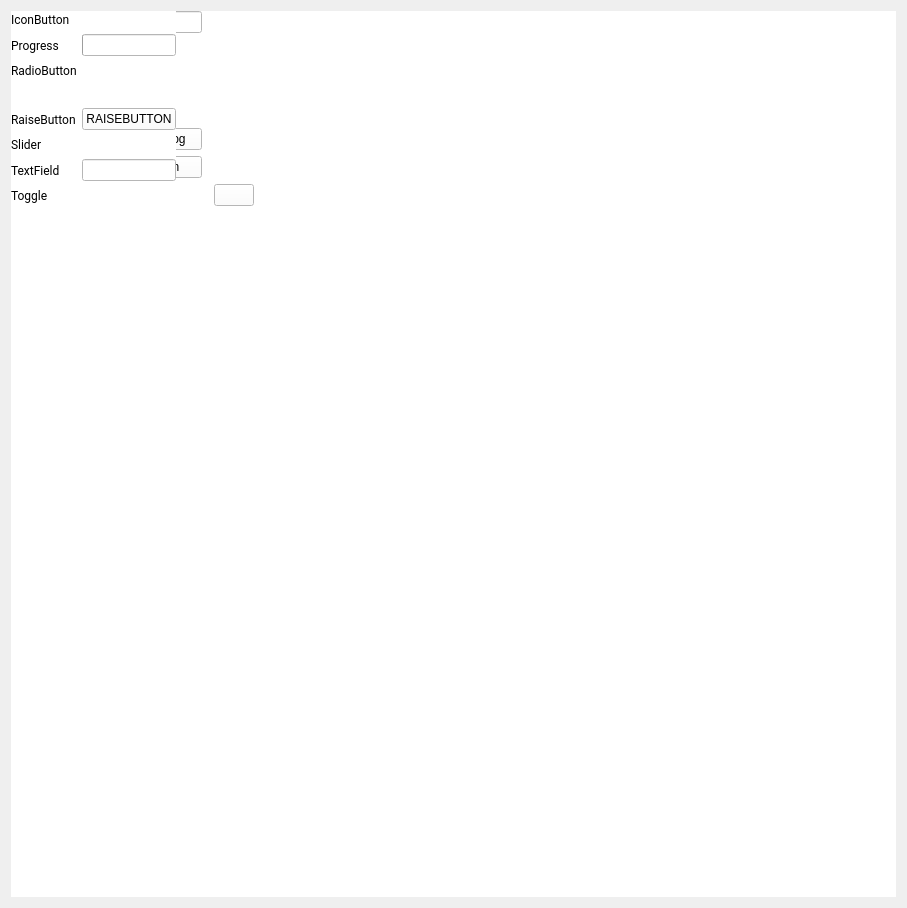
<?xml version="1.0" encoding="UTF-8"?>
<ui version="4.0">
 <class>PluginDemoForm</class>
 <widget class="QWidget" name="PluginDemoForm">
  <property name="geometry">
   <rect>
    <x>0</x>
    <y>0</y>
    <width>907</width>
    <height>908</height>
   </rect>
  </property>
  <property name="windowTitle">
   <string>Form</string>
  </property>
  <layout class="QVBoxLayout" name="verticalLayout">
   <item>
    <widget class="MaterialTabLayout" name="tabLayout" native="true">
     <property name="styleSheet">
      <string notr="true">background-color: rgb(255, 255, 255);</string>
     </property>
     <property name="haloVisible" stdset="0">
      <bool>false</bool>
     </property>
     <widget class="QWidget" name="page">
      <property name="geometry">
       <rect>
        <x>0</x>
        <y>0</y>
        <width>243</width>
        <height>195</height>
       </rect>
      </property>
      <layout class="QGridLayout" name="gridLayout">
       <item row="0" column="0">
        <widget class="QLabel" name="label">
         <property name="sizePolicy">
          <sizepolicy hsizetype="Maximum" vsizetype="Preferred">
           <horstretch>0</horstretch>
           <verstretch>0</verstretch>
          </sizepolicy>
         </property>
         <property name="font">
          <font>
           <family>Roboto</family>
          </font>
         </property>
         <property name="text">
          <string>AutoComplete</string>
         </property>
        </widget>
       </item>
       <item row="0" column="1">
        <widget class="MaterialAutoComplete" name="autocomplete">
         <property name="maximumSize">
          <size>
           <width>200</width>
           <height>16777215</height>
          </size>
         </property>
         <property name="dataSource" stdset="0">
          <stringlist>
           <string>HELLO</string>
           <string>WORLD</string>
           <string>MATERIAL</string>
          </stringlist>
         </property>
        </widget>
       </item>
       <item row="1" column="0">
        <widget class="QLabel" name="label_2">
         <property name="sizePolicy">
          <sizepolicy hsizetype="Maximum" vsizetype="Preferred">
           <horstretch>0</horstretch>
           <verstretch>0</verstretch>
          </sizepolicy>
         </property>
         <property name="font">
          <font>
           <family>Roboto</family>
          </font>
         </property>
         <property name="text">
          <string>Avatar &amp; Badge</string>
         </property>
        </widget>
       </item>
       <item row="1" column="1">
        <widget class="MaterialAvatar" name="avatar" native="true">
         <property name="maximumSize">
          <size>
           <width>60</width>
           <height>60</height>
          </size>
         </property>
         <property name="letter" stdset="0">
          <char>
           <unicode>79</unicode>
          </char>
         </property>
         <property name="icon" stdset="0">
          <iconset>
           <normaloff>:/icons/icons/communication/svg/production/ic_call_24px.svg</normaloff>:/icons/icons/communication/svg/production/ic_call_24px.svg</iconset>
         </property>
         <widget class="MaterialBadge" name="badge" native="true">
          <property name="geometry">
           <rect>
            <x>0</x>
            <y>0</y>
            <width>60</width>
            <height>60</height>
           </rect>
          </property>
          <property name="relativePosition" stdset="0">
           <pointf>
            <x>15.000000000000000</x>
            <y>15.000000000000000</y>
           </pointf>
          </property>
         </widget>
        </widget>
       </item>
       <item row="1" column="2">
        <widget class="MaterialAvatar" name="avatar_2" native="true">
         <property name="maximumSize">
          <size>
           <width>60</width>
           <height>60</height>
          </size>
         </property>
         <property name="letter" stdset="0">
          <char>
           <unicode>79</unicode>
          </char>
         </property>
         <property name="icon" stdset="0">
          <iconset>
           <normaloff>:/icons/icons/communication/svg/production/ic_call_24px.svg</normaloff>:/icons/icons/communication/svg/production/ic_call_24px.svg</iconset>
         </property>
         <widget class="MaterialBadge" name="badge_2" native="true">
          <property name="geometry">
           <rect>
            <x>0</x>
            <y>0</y>
            <width>60</width>
            <height>60</height>
           </rect>
          </property>
          <property name="relativePosition" stdset="0">
           <pointf>
            <x>15.000000000000000</x>
            <y>15.000000000000000</y>
           </pointf>
          </property>
          <property name="icon" stdset="0">
           <iconset>
            <normaloff>:/icons/icons/toggle/svg/production/ic_star_24px.svg</normaloff>:/icons/icons/toggle/svg/production/ic_star_24px.svg</iconset>
          </property>
         </widget>
        </widget>
       </item>
       <item row="2" column="0">
        <widget class="QLabel" name="label_3">
         <property name="sizePolicy">
          <sizepolicy hsizetype="Maximum" vsizetype="Preferred">
           <horstretch>0</horstretch>
           <verstretch>0</verstretch>
          </sizepolicy>
         </property>
         <property name="font">
          <font>
           <family>Roboto</family>
          </font>
         </property>
         <property name="text">
          <string>CheckBox</string>
         </property>
        </widget>
       </item>
       <item row="2" column="1">
        <widget class="MaterialCheckBox" name="checkbox" native="true">
         <property name="maximumSize">
          <size>
           <width>200</width>
           <height>16777215</height>
          </size>
         </property>
         <property name="text" stdset="0">
          <string>CheckBox</string>
         </property>
        </widget>
       </item>
       <item row="3" column="0">
        <widget class="QLabel" name="label_4">
         <property name="sizePolicy">
          <sizepolicy hsizetype="Maximum" vsizetype="Preferred">
           <horstretch>0</horstretch>
           <verstretch>0</verstretch>
          </sizepolicy>
         </property>
         <property name="font">
          <font>
           <family>Roboto</family>
          </font>
         </property>
         <property name="text">
          <string>CirculaProgress</string>
         </property>
        </widget>
       </item>
       <item row="3" column="1">
        <widget class="MaterialCircularProgress" name="circularprogress">
         <property name="maximumSize">
          <size>
           <width>60</width>
           <height>60</height>
          </size>
         </property>
        </widget>
       </item>
       <item row="4" column="0">
        <widget class="QLabel" name="label_14">
         <property name="sizePolicy">
          <sizepolicy hsizetype="Maximum" vsizetype="Preferred">
           <horstretch>0</horstretch>
           <verstretch>0</verstretch>
          </sizepolicy>
         </property>
         <property name="font">
          <font>
           <family>Roboto</family>
          </font>
         </property>
         <property name="text">
          <string>Dialog</string>
         </property>
        </widget>
       </item>
       <item row="4" column="1">
        <widget class="MaterialFlatButton" name="flatbutton_3">
         <property name="maximumSize">
          <size>
           <width>150</width>
           <height>16777215</height>
          </size>
         </property>
         <property name="text">
          <string>Show Dialog</string>
         </property>
         <property name="icon">
          <iconset>
           <normaloff>:/icons/icons/communication/svg/production/ic_chat_bubble_24px.svg</normaloff>:/icons/icons/communication/svg/production/ic_chat_bubble_24px.svg</iconset>
         </property>
         <property name="iconSize">
          <size>
           <width>20</width>
           <height>20</height>
          </size>
         </property>
        </widget>
       </item>
       <item row="5" column="0">
        <widget class="QLabel" name="label_6">
         <property name="sizePolicy">
          <sizepolicy hsizetype="Maximum" vsizetype="Preferred">
           <horstretch>0</horstretch>
           <verstretch>0</verstretch>
          </sizepolicy>
         </property>
         <property name="font">
          <font>
           <family>Roboto</family>
          </font>
         </property>
         <property name="text">
          <string>FlatButton</string>
         </property>
        </widget>
       </item>
       <item row="5" column="1">
        <widget class="MaterialFlatButton" name="flatbutton">
         <property name="maximumSize">
          <size>
           <width>150</width>
           <height>16777215</height>
          </size>
         </property>
         <property name="text">
          <string>FlatButton</string>
         </property>
         <property name="icon">
          <iconset>
           <normaloff>:/icons/icons/maps/svg/production/ic_local_see_24px.svg</normaloff>:/icons/icons/maps/svg/production/ic_local_see_24px.svg</iconset>
         </property>
         <property name="iconSize">
          <size>
           <width>20</width>
           <height>20</height>
          </size>
         </property>
        </widget>
       </item>
       <item row="6" column="3">
        <widget class="MaterialFloatingActionButton" name="floatingactionbutton">
         <property name="icon">
          <iconset>
           <normaloff>:/icons/icons/navigation/svg/production/ic_more_vert_24px.svg</normaloff>:/icons/icons/navigation/svg/production/ic_more_vert_24px.svg</iconset>
         </property>
         <property name="mini" stdset="0">
          <bool>false</bool>
         </property>
        </widget>
       </item>
      </layout>
     </widget>
     <widget class="QWidget" name="page_2">
      <property name="geometry">
       <rect>
        <x>0</x>
        <y>0</y>
        <width>165</width>
        <height>193</height>
       </rect>
      </property>
      <layout class="QGridLayout" name="gridLayout_2">
       <item row="0" column="0">
        <widget class="QLabel" name="label_7">
         <property name="sizePolicy">
          <sizepolicy hsizetype="Maximum" vsizetype="Preferred">
           <horstretch>0</horstretch>
           <verstretch>0</verstretch>
          </sizepolicy>
         </property>
         <property name="font">
          <font>
           <family>Roboto</family>
          </font>
         </property>
         <property name="text">
          <string>IconButton</string>
         </property>
        </widget>
       </item>
       <item row="0" column="1">
        <widget class="MaterialIconButton" name="iconbutton" native="true">
         <property name="icon" stdset="0">
          <iconset>
           <normaloff>:/icons/icons/content/svg/production/ic_mail_24px.svg</normaloff>:/icons/icons/content/svg/production/ic_mail_24px.svg</iconset>
         </property>
         <property name="iconSize" stdset="0">
          <size>
           <width>40</width>
           <height>40</height>
          </size>
         </property>
        </widget>
       </item>
       <item row="1" column="0">
        <widget class="QLabel" name="label_8">
         <property name="sizePolicy">
          <sizepolicy hsizetype="Maximum" vsizetype="Preferred">
           <horstretch>0</horstretch>
           <verstretch>0</verstretch>
          </sizepolicy>
         </property>
         <property name="font">
          <font>
           <family>Roboto</family>
          </font>
         </property>
         <property name="text">
          <string>Progress</string>
         </property>
        </widget>
       </item>
       <item row="1" column="1" colspan="2">
        <widget class="MaterialProgress" name="progress">
         <property name="maximumSize">
          <size>
           <width>200</width>
           <height>16777215</height>
          </size>
         </property>
        </widget>
       </item>
       <item row="2" column="0">
        <widget class="QLabel" name="label_9">
         <property name="sizePolicy">
          <sizepolicy hsizetype="Maximum" vsizetype="Preferred">
           <horstretch>0</horstretch>
           <verstretch>0</verstretch>
          </sizepolicy>
         </property>
         <property name="font">
          <font>
           <family>Roboto</family>
          </font>
         </property>
         <property name="text">
          <string>RadioButton</string>
         </property>
        </widget>
       </item>
       <item row="2" column="1" colspan="2">
        <widget class="MaterialRadioButton" name="radiobutton" native="true">
         <property name="maximumSize">
          <size>
           <width>200</width>
           <height>16777215</height>
          </size>
         </property>
         <property name="text" stdset="0">
          <string>RadioButton 1</string>
         </property>
        </widget>
       </item>
       <item row="3" column="1" colspan="2">
        <widget class="MaterialRadioButton" name="radiobutton_2" native="true">
         <property name="maximumSize">
          <size>
           <width>200</width>
           <height>16777215</height>
          </size>
         </property>
         <property name="text" stdset="0">
          <string>RadioButton 2</string>
         </property>
        </widget>
       </item>
       <item row="4" column="0">
        <widget class="QLabel" name="label_10">
         <property name="sizePolicy">
          <sizepolicy hsizetype="Maximum" vsizetype="Preferred">
           <horstretch>0</horstretch>
           <verstretch>0</verstretch>
          </sizepolicy>
         </property>
         <property name="font">
          <font>
           <family>Roboto</family>
          </font>
         </property>
         <property name="text">
          <string>RaiseButton</string>
         </property>
        </widget>
       </item>
       <item row="4" column="1" colspan="2">
        <widget class="MaterialRaisedButton" name="raisedbutton">
         <property name="maximumSize">
          <size>
           <width>120</width>
           <height>16777215</height>
          </size>
         </property>
         <property name="text">
          <string>RAISEBUTTON</string>
         </property>
        </widget>
       </item>
       <item row="5" column="0">
        <widget class="QLabel" name="label_11">
         <property name="sizePolicy">
          <sizepolicy hsizetype="Maximum" vsizetype="Preferred">
           <horstretch>0</horstretch>
           <verstretch>0</verstretch>
          </sizepolicy>
         </property>
         <property name="font">
          <font>
           <family>Roboto</family>
          </font>
         </property>
         <property name="text">
          <string>Slider</string>
         </property>
        </widget>
       </item>
       <item row="5" column="1" colspan="2">
        <widget class="MaterialSlider" name="slider" native="true">
         <property name="maximumSize">
          <size>
           <width>200</width>
           <height>16777215</height>
          </size>
         </property>
         <property name="value" stdset="0">
          <number>50</number>
         </property>
        </widget>
       </item>
       <item row="6" column="0">
        <widget class="QLabel" name="label_12">
         <property name="sizePolicy">
          <sizepolicy hsizetype="Maximum" vsizetype="Preferred">
           <horstretch>0</horstretch>
           <verstretch>0</verstretch>
          </sizepolicy>
         </property>
         <property name="font">
          <font>
           <family>Roboto</family>
          </font>
         </property>
         <property name="text">
          <string>TextField</string>
         </property>
        </widget>
       </item>
       <item row="6" column="1" colspan="2">
        <widget class="MaterialTextField" name="textfield">
         <property name="maximumSize">
          <size>
           <width>200</width>
           <height>16777215</height>
          </size>
         </property>
         <property name="label" stdset="0">
          <string>Input Text</string>
         </property>
        </widget>
       </item>
       <item row="7" column="0">
        <widget class="QLabel" name="label_13">
         <property name="sizePolicy">
          <sizepolicy hsizetype="Maximum" vsizetype="Preferred">
           <horstretch>0</horstretch>
           <verstretch>0</verstretch>
          </sizepolicy>
         </property>
         <property name="font">
          <font>
           <family>Roboto</family>
          </font>
         </property>
         <property name="text">
          <string>Toggle</string>
         </property>
        </widget>
       </item>
       <item row="7" column="1">
        <widget class="MaterialSwitch" name="switch_" native="true"/>
       </item>
       <item row="7" column="2">
        <widget class="MaterialSwitch" name="switch_2" native="true"/>
       </item>
      </layout>
     </widget>
    </widget>
   </item>
  </layout>
 </widget>
 <customwidgets>
  <customwidget>
   <class>MaterialAvatar</class>
   <extends>QWidget</extends>
   <header>QtMaterialWidgets/avatar.hpp</header>
   <container>1</container>
  </customwidget>
  <customwidget>
   <class>MaterialBadge</class>
   <extends>QWidget</extends>
   <header>QtMaterialWidgets/badge.hpp</header>
   <container>1</container>
  </customwidget>
  <customwidget>
   <class>MaterialCheckBox</class>
   <extends>QWidget</extends>
   <header>QtMaterialWidgets/checkbox.hpp</header>
   <container>1</container>
  </customwidget>
  <customwidget>
   <class>MaterialCircularProgress</class>
   <extends>QProgressBar</extends>
   <header>QtMaterialWidgets/circularprogress.hpp</header>
   <container>1</container>
  </customwidget>
  <customwidget>
   <class>MaterialFlatButton</class>
   <extends>QPushButton</extends>
   <header>QtMaterialWidgets/flatbutton.hpp</header>
   <container>1</container>
  </customwidget>
  <customwidget>
   <class>MaterialIconButton</class>
   <extends>QWidget</extends>
   <header>QtMaterialWidgets/iconbutton.hpp</header>
   <container>1</container>
  </customwidget>
  <customwidget>
   <class>MaterialProgress</class>
   <extends>QProgressBar</extends>
   <header>QtMaterialWidgets/progress.hpp</header>
   <container>1</container>
  </customwidget>
  <customwidget>
   <class>MaterialRadioButton</class>
   <extends>QWidget</extends>
   <header>QtMaterialWidgets/radiobutton.hpp</header>
   <container>1</container>
  </customwidget>
  <customwidget>
   <class>MaterialRaisedButton</class>
   <extends>MaterialFlatButton</extends>
   <header>QtMaterialWidgets/raisedbutton.hpp</header>
   <container>1</container>
  </customwidget>
  <customwidget>
   <class>MaterialSlider</class>
   <extends>QWidget</extends>
   <header>QtMaterialWidgets/slider.hpp</header>
   <container>1</container>
  </customwidget>
  <customwidget>
   <class>MaterialTextField</class>
   <extends>QLineEdit</extends>
   <header>QtMaterialWidgets/textfield.hpp</header>
   <container>1</container>
  </customwidget>
  <customwidget>
   <class>MaterialSwitch</class>
   <extends>QWidget</extends>
   <header>QtMaterialWidgets/switch.hpp</header>
   <container>1</container>
  </customwidget>
  <customwidget>
   <class>MaterialTabLayout</class>
   <extends>QWidget</extends>
   <header>QtMaterialWidgets/tablayout.hpp</header>
   <container>1</container>
  </customwidget>
  <customwidget>
   <class>MaterialAutoComplete</class>
   <extends>MaterialTextField</extends>
   <header>QtMaterialWidgets/autocomplete.hpp</header>
   <container>1</container>
  </customwidget>
  <customwidget>
   <class>MaterialFloatingActionButton</class>
   <extends>MaterialRaisedButton</extends>
   <header>QtMaterialWidgets/fab.hpp</header>
   <container>1</container>
  </customwidget>
 </customwidgets>
 <resources/>
 <connections/>
</ui>
